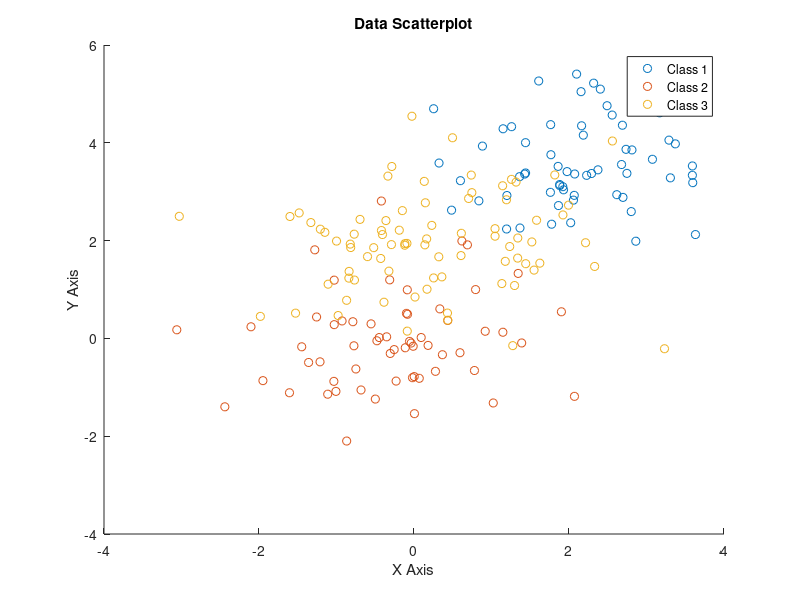

Write MATLAB code to recreate this figure. (Note: this script raises an error after producing the figure.)
% Edward Hong
% Nearest Neighbor Classifier

%% Intialization
clc, clear
load("data_knnSimulation.mat")

%% Plotting Dataset
gscatter(Xtrain(:,1),Xtrain(:,2),ytrain)
legend('Class 1','Class 2','Class 3')
xlabel('X Axis')
ylabel('Y Axis')
title('Data Scatterplot')

%% Plotting Heatmap Probabilities on a 2D map
heatmap_kNN(Xtrain, ytrain, 10, 2)
heatmap_kNN(Xtrain, ytrain, 10, 3)

%% Class Label Predictions
labelmap_kNN(Xtrain, ytrain, 1)
labelmap_kNN(Xtrain, ytrain, 5)

%% LOOCV CCR Computations

for k = 1:2:11 % only odd kNN, even would run into tie-breaker issue and affects CCR
    ypred = zeros(size(ytrain));
    for i = 1:size(ypred)
        % setup for leave one out 
        LOO_Xtest = Xtrain(i,:); 
        LOO_Xtrain = Xtrain;
        LOO_Xtrain(i,:) = [];
        LOO_ytrain = ytrain;
        LOO_ytrain(i,:) = [];
        
        % compute dist to leave one out
        dist = [LOO_Xtrain(:,1)-LOO_Xtest(1,1), LOO_Xtrain(:,2)-LOO_Xtest(1,2)].^2;
        eu_dist = sortrows([sum(dist,2),LOO_ytrain]);
        ypred(i) = mode(eu_dist(1:k,2));
    end

    % compute confusion matrix & CCR
    conf_mat = confusionmat(ytrain, ypred);
    CCR = sum(diag(conf_mat))/size(Xtrain,1);
    
    % Logic for collecting CCRs into one vector
    if k == 1
        CCR_values = CCR;
    else
        CCR_values = [CCR_values, CCR];
    end
end

% Plot result
figure
plot(1:2:11,CCR_values);
title('CCR Values vs k Values');
xlabel('k Values')
ylabel('CCR Values')

%% Functions
function heatmap_kNN(Xtrain, ytrain, kN, label)
    % Initialize probility mesh grid (heatmap)
    [Xgrid, Ygrid] = meshgrid([-3.5:0.1:6],[-3:0.1:6.5]);
    Xtest = [Xgrid(:),Ygrid(:)];
    [Ntest,~]=size(Xtest);
    probabilities = zeros(Ntest,1); % 9216 => size of Xtest
    
    % Compute NN
    for i = 1:Ntest
        dist = [Xtrain(:,1)-Xtest(i,1), Xtrain(:,2)-Xtest(i,2)].^2;                 % compute euclidean distance of 1 grid point to all points
        eu_dist = sortrows([sqrt(sum(dist,2)),ytrain]);                                    % sort by label and find 10 nearest
        probabilities(i) = sum(eu_dist(1:kN,2)==label)/kN;
    end
    
    % Plot
    figure;
    classProbOnGrid = reshape(probabilities,size(Xgrid));
    contourf(Xgrid,Ygrid,classProbOnGrid);
    colorbar;

    xlabel('X Axis')
    ylabel('Y Axis')
    title(sprintf('Probility of %dNN(y = %d|x) Heat Map', kN, label))
end

function labelmap_kNN(Xtrain, ytrain, kN)
    % Intialize grid
    [Xgrid, Ygrid] = meshgrid([-3.5:0.1:6],[-3:0.1:6.5]);
    Xtest = [Xgrid(:),Ygrid(:)];
    [Ntest,~]=size(Xtest);
    ypred = zeros(9216,1);
    
    % Compute predictions
    for i = 1:Ntest
        dist = [Xtrain(:,1)-Xtest(i,1), Xtrain(:,2)-Xtest(i,2)].^2;                 % compute euclidean distance of 1 grid point to all points
        eu_dist = sortrows([sum(dist,2),ytrain]);                                    % sort by label and find 10 nearest
        ypred(i) = mode(eu_dist(1:kN,2)); 
    end
    
    % Plot
    figure
    gscatter(Xgrid(:),Ygrid(:),ypred,'rgb')
    xlim([-3.5,6]);
    ylim([-3,6.5]);
    xlabel('X Axis')
    ylabel('Y Axis')
    title(sprintf('h%dNN(x) classifier decision regions', kN))
end